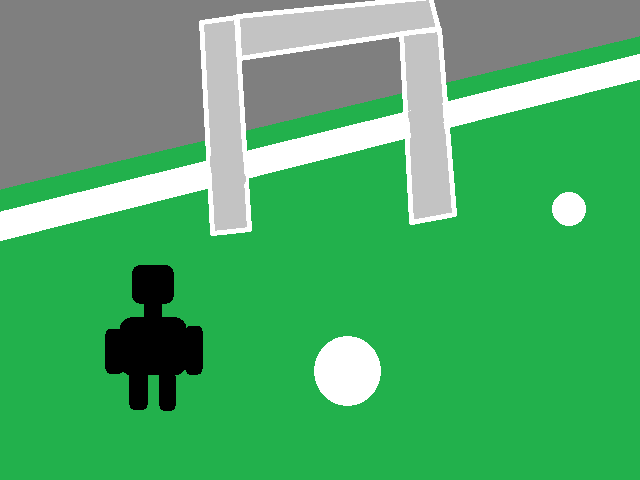
#> input picture extra/mock-datasets/fake.png, 640 x 480 px
$ python -i _image.py   (imports and definitions only)   (older library calls are emulated)
#> lines starting #> are read from the running program, lines starting #| are printed output that depends on the picture
import numpy as np
import random
import cv2


def overwrite_black_areas_from_im1_with_im2(im1, im2):
    """
    overwrites black (=0) areas in image1 with information from image2
    :param im1: image /np.ndarray
    :param im2: image /np.ndarray
    :return:
    """
    idx = np.where(im1 == 0)
    im1[idx] = im2[idx]

    return im1


def motionblur_img(im: np.ndarray, tr_x: float, tr_y: float, k=None):
    """
    motion blur's an image using image translating, blending and gaussian blurring

    :param im: input image
    :param tr_x: translation on x-axis
    :param tr_y: translation on y-axis
    :param k: gaussian noise kernel (optional; if None a random kernel will be computed)
    :return: blurred image
    """

    # extract height and width
    h, w = im.shape[0:2]

    # translation kernels
    k1 = np.eye(2, 3, dtype=np.float32)
    k1[0, 2] = tr_x
    k1[1, 2] = tr_y
    k2 = np.eye(2, 3, dtype=np.float32)
    k2[0, 2] = -tr_x
    k2[1, 2] = -tr_y

    # translation1
    tr1 = cv2.warpAffine(im, k1, (w, h))
    tr2 = cv2.warpAffine(im, k2, (w, h))

    # fix black borders of translated images
    tr1 = overwrite_black_areas_from_im1_with_im2(tr1, im)
    tr2 = overwrite_black_areas_from_im1_with_im2(tr2, im)

    # blend translated images into each other
    tr_blended = cv2.addWeighted(tr1, 0.5, tr2, 0.5, 0.0)

    # blend original image with translations
    blended = cv2.addWeighted(im, 0.5, tr_blended, 0.5, 0)

    # apply gaussian noise
    if k is None:
        ksize = random.choice(range(3, 32, 2))
        sigma = np.random.uniform(1.0, ksize, 1)
        k = cv2.getGaussianKernel(ksize, sigma, cv2.CV_32F)
    # noised = cv2.GaussianBlur(blended, (ksize, ksize), random.randint(3, 20))
    noised = cv2.filter2D(blended, -1, k)

    return noised


def random_motionblur_img(im: np.ndarray):
    """
    Randomly motion blurs an image.

    :param im: input image
    :return: motion blurred image
    """
    # draw random number on a circle
    t = np.random.random() * 2 * np.pi
    v_x = np.cos(t)
    v_y = np.sin(t)

    img_size = (np.max(im.shape[0:2]) - np.min(im.shape[0:2])) / 2 + np.min(im.shape[0:2])

    scale = random.randint(1, int(img_size / 25.0))

    return motionblur_img(im, v_x * scale, v_y * scale)


def random_motionblur_images(imgs: np.ndarray, dtype: np.dtype = np.float32):
    """
    Randomly motion blurs multiple images.

    :param imgs: input images
    :param dtype: dtype of output images
    :return: motion blurred images
    """
    buffer = list()

    for im in imgs:
        buffer.append(random_motionblur_img(im))

    arr = np.array(buffer).astype(dtype)

    return arr

>>> import cv2
>>> picture = cv2.imread('../../extra/mock-datasets/fake.png')
#> picture is the input picture: shape (480, 640, 3); mean B, G, R 106.3, 170.8, 79.4
>>> result = random_motionblur_img(picture)
#> in motionblur_img, `tr1 = cv2.warpAffine(im, k1, (w, h))`:
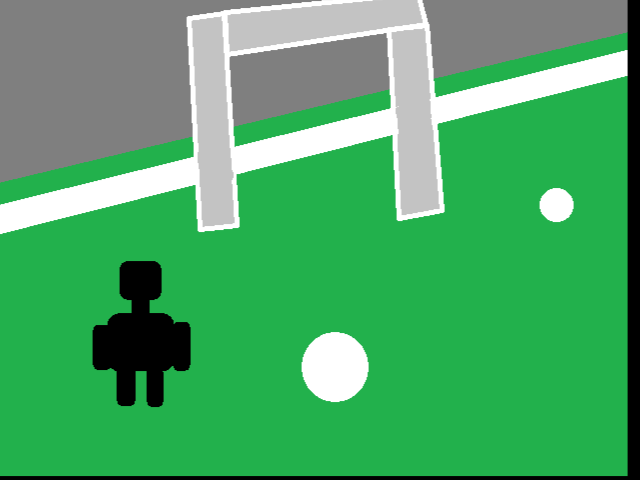
#> tr1: shape (480, 640, 3); mean B, G, R 103.1, 166.6, 76.6
#> in motionblur_img, `tr2 = cv2.warpAffine(im, k2, (w, h))`:
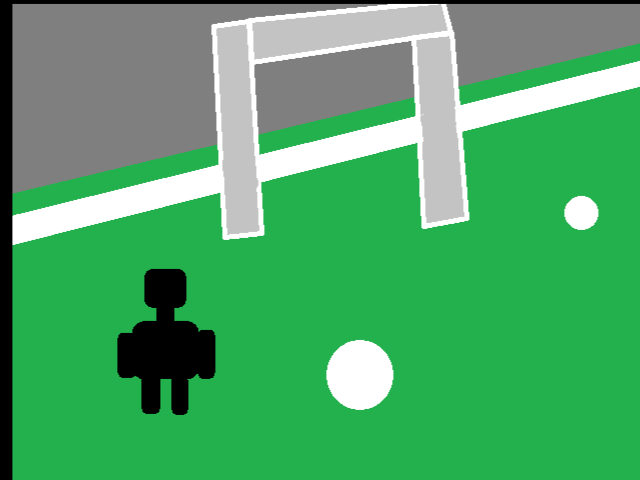
#> tr2: shape (480, 640, 3); mean B, G, R 103.9, 166, 78.1
#> in overwrite_black_areas_from_im1_with_im2, `im1[idx] = im2[idx]`:
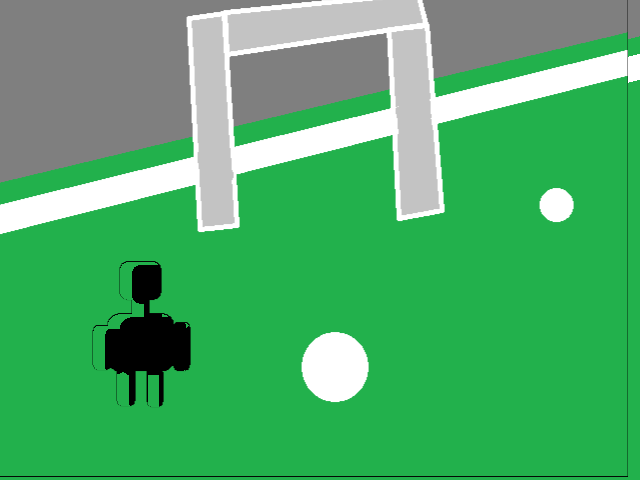
#> im1: shape (480, 640, 3); mean B, G, R 105.7, 172.2, 78.1
#> in overwrite_black_areas_from_im1_with_im2 (call 2), `im1[idx] = im2[idx]`:
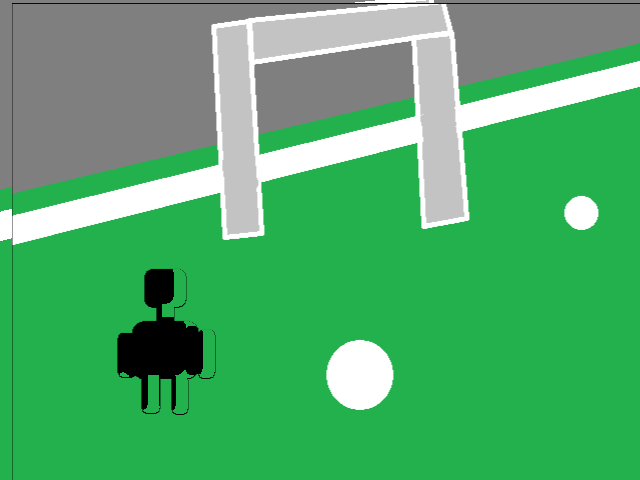
#> im1: shape (480, 640, 3); mean B, G, R 107.3, 171.1, 80.8
#> in motionblur_img, `tr_blended = cv2.addWeighted(tr1, 0.5, tr2, 0.5, 0.0)`:
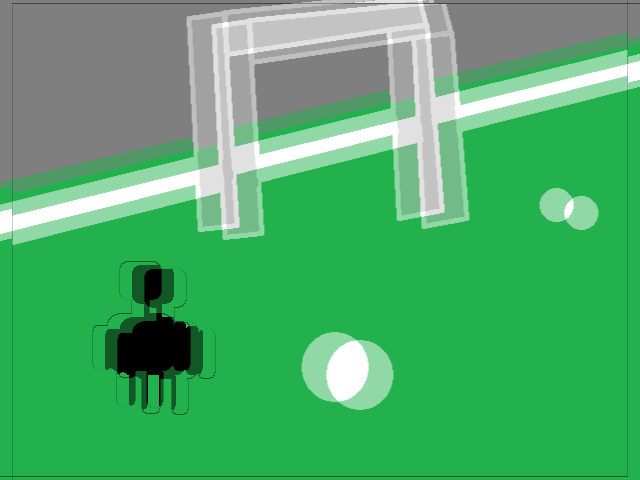
#> tr_blended: shape (480, 640, 3); mean B, G, R 106.6, 171.7, 79.4
#> in motionblur_img, `blended = cv2.addWeighted(im, 0.5, tr_blended, 0.5, 0)`:
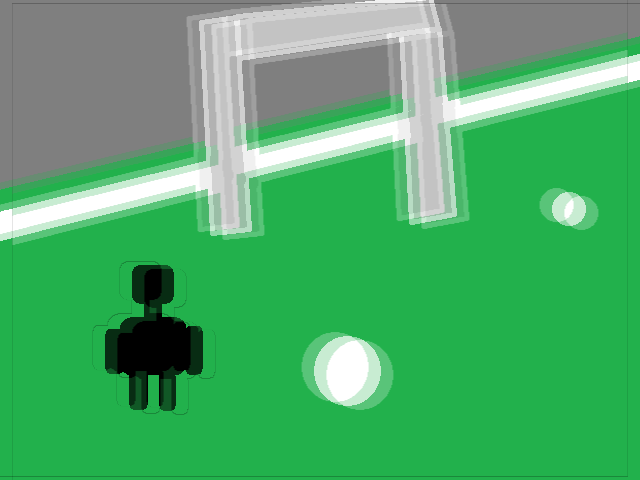
#> blended: shape (480, 640, 3); mean B, G, R 106.4, 171.2, 79.4
#> (the run stopped early here; a loop or call above may not have finished)
